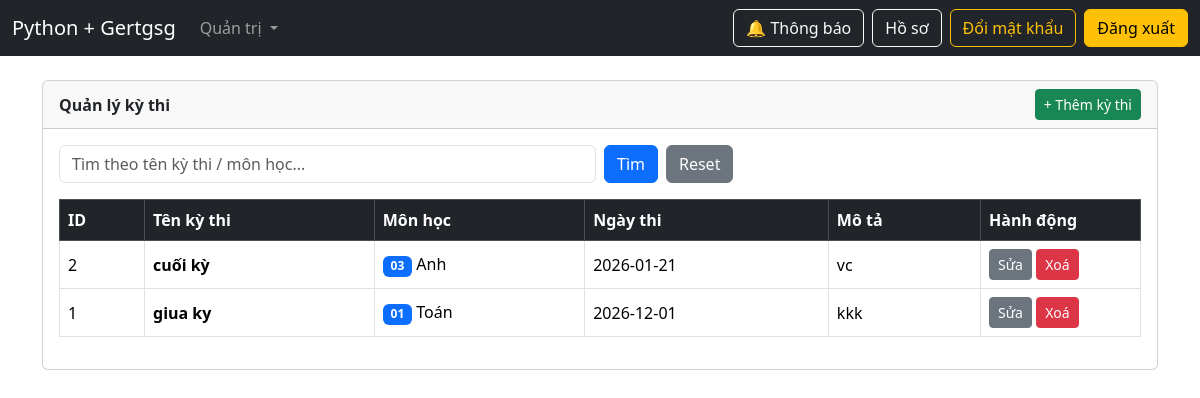
Screenshot of /admin/exams (signed in) with the database file from the repository.
### models.py (models this page shows, shortened)
class Exam(db.Model):
    __tablename__ = "exams"
    id = db.Column(db.Integer, primary_key=True, autoincrement=True)
    name = db.Column(db.String(255), nullable=False, index=True)
    exam_date = db.Column(db.Date, nullable=True)
    description = db.Column(db.Text, nullable=True)
    subject_id = db.Column(
        db.Integer,
        db.ForeignKey("subjects.id", ondelete="CASCADE"),
        nullable=False,
        index=True,
    )
    subject = db.relationship("Subject", backref=db.backref("exams", lazy=True))

class Subject(db.Model):
    __tablename__ = "subjects"
    id = db.Column(db.Integer, primary_key=True, autoincrement=True)
    code = db.Column(db.String(50), unique=True, nullable=False, index=True)
    name = db.Column(db.String(255), nullable=False, index=True)
    credits = db.Column(db.Integer, nullable=False, default=3)
    description = db.Column(db.Text, nullable=True)

### admin_routes.py (the view)
@admin_bp.get("/exams")
@login_required
@roles_required("admin")
def admin_exams():
    q = (request.args.get("q") or "").strip()
    query = Exam.query.join(Subject)
    if q:
        query = query.filter(
            (Exam.name.ilike(f"%{q}%")) |
            (Subject.name.ilike(f"%{q}%")) |
            (Subject.code.ilike(f"%{q}%"))
        )
    exams = query.order_by(Exam.id.desc()).all()
    subjects = Subject.query.order_by(Subject.name.asc()).all()
    return render_template("admin/exams.html", exams=exams, subjects=subjects, q=q)

### app.py (called while the page is built)
@app.context_processor
def inject_csrf():
    def form_csrf_token():
        return Markup(f'<input type="hidden" name="csrf_token" value="{generate_csrf()}">')
    return dict(form_csrf_token=form_csrf_token)

@login_manager.user_loader
def load_user(user_id: str):
    try:
        return Student.query.get(int(user_id))
    except Exception:
        return None

@app.context_processor
def inject_noti_count():
    if current_user.is_authenticated:
        count = Notification.query.filter_by(user_id=current_user.id, is_read=False).count()
        return {"noti_unread_count": count}
    return {"noti_unread_count": 0}

### auth.py (called while the page is built)
def roles_required(*roles):
    def decorator(fn):
        @wraps(fn)
        def wrapper(*args, **kwargs):
            if not current_user.is_authenticated:
                abort(401)
            user_role = (getattr(current_user, "role", "") or "").strip().lower()
            if user_role not in [r.lower() for r in roles]:
                abort(403)
            return fn(*args, **kwargs)
        return wrapper
    return decorator

### templates/admin/exams.html (shortened to what this page needs)
{% extends "base.html" %}
{% set title = "Quản lý kỳ thi" %}
{% block content %}
<div class="card text-dark">
  <div class="card-header d-flex justify-content-between align-items-center">
    <b>Quản lý kỳ thi</b>
    <a class="btn btn-success btn-sm" href="{{ url_for('admin.admin_exam_create') }}">+ Thêm kỳ thi</a>
  </div>
  <div class="card-body">
    <form class="row g-2 mb-3" method="GET">
      <div class="col-md-6">
        <input class="form-control" name="q" placeholder="Tìm theo tên kỳ thi / môn học..." value="{{ q }}">
      </div>
      <div class="col-md-6 d-flex gap-2">
        <button class="btn btn-primary">Tìm</button>
        <a class="btn btn-secondary" href="{{ url_for('admin.admin_exams') }}">Reset</a>
      </div>
    </form>
    <div class="table-responsive">
      <table class="table table-bordered align-middle">
        <thead class="table-dark">
          <tr>
            <th>ID</th>
            <th>Tên kỳ thi</th>
            <th>Môn học</th>
            <th>Ngày thi</th>
            <th>Mô tả</th>
            <th style="width:160px;">Hành động</th>
          </tr>
        </thead>
        <tbody>
          {% for e in exams %}
          <tr>
            <td>{{ e.id }}</td>
            <td><b>{{ e.name }}</b></td>
            <td>
              <span class="badge bg-primary">{{ e.subject.code }}</span>
              {{ e.subject.name }}
            </td>
            <td>{{ e.exam_date or "" }}</td>
            <td>{{ e.description or "" }}</td>
            <td>
              <a class="btn btn-sm btn-secondary"
                 href="{{ url_for('admin.admin_exam_edit', exam_id=e.id) }}">Sửa</a>
              <form method="POST"
                    action="{{ url_for('admin.admin_exam_delete', exam_id=e.id) }}"
                    style="display:inline;">
                <button class="btn btn-sm btn-danger"
                        onclick="return confirm('Xoá kỳ thi này?')">Xoá</button>
              </form>
            </td>
          </tr>
          {% endfor %}
        </tbody>
      </table>
    </div>
  </div>
</div>
{% endblock %}

### rows the page displays
Exam: id "2", name "cuối kỳ", subject.code "03", subject.name "Anh", exam_date "2026-01-21", description "vc"
Exam: id "1", name "giua ky", subject.code "01", subject.name "Toán", exam_date "2026-12-01", description "kkk"
